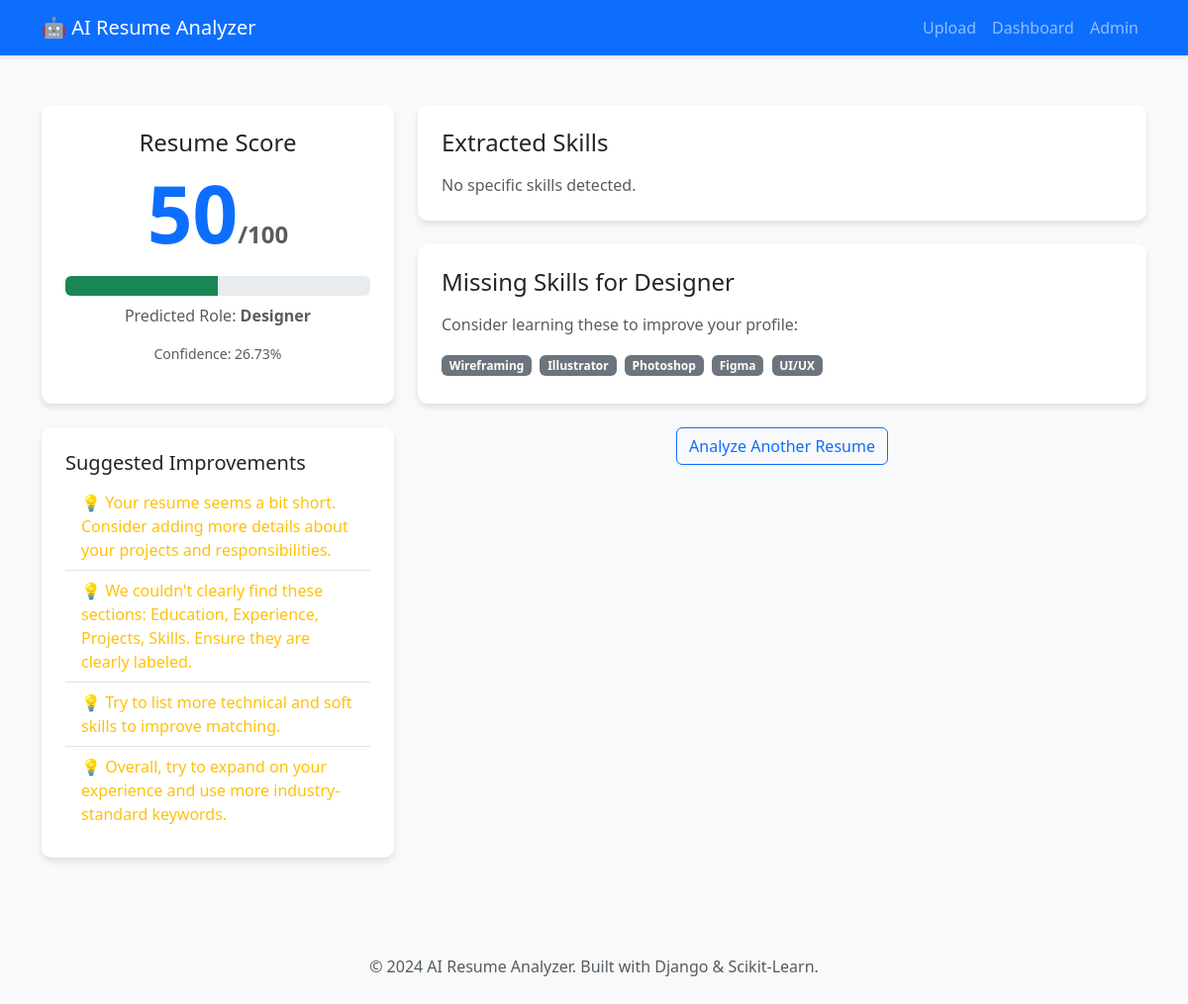
/result/14/, run on the app's committed database.
### resume_analyzer/models.py (models this page shows, shortened)
class Resume(models.Model):
    file = models.FileField(upload_to='resumes/')
    uploaded_at = models.DateTimeField(auto_now_add=True)
    predicted_role = models.CharField(max_length=100, blank=True, null=True)
    confidence_score = models.FloatField(default=0.0)
    score = models.IntegerField(default=0)
    extracted_skills = models.JSONField(default=list, blank=True)
    recommended_skills = models.JSONField(default=list, blank=True)

### resume_analyzer/views.py (the view)
# urls.py: path('result/<int:pk>/', views.resume_result, name='resume_result'),
def resume_result(request, pk):
    resume = get_object_or_404(Resume, pk=pk)
    text, _ = extract_text_from_pdf(resume.file.path)
    if not text:
         text = ""
    suggestions = get_improvement_suggestions(text, resume.extracted_skills, resume.score)
    context = {
        'resume': resume,
        'suggestions': suggestions
    }
    return render(request, 'result.html', context)

### ai/resume_parser.py (called while the page is built, shortened)
def extract_text_from_pdf(pdf_path):
    if not os.path.exists(pdf_path):
        return "", "File not found"

### ai/scorer.py (called while the page is built)
def get_improvement_suggestions(text, skills, score):
    suggestions = []
    word_count = len(text.split())
    if word_count < 300:
        suggestions.append("Your resume seems a bit short. Consider adding more details about your projects and responsibilities.")
    sections = ['education', 'experience', 'projects', 'skills']
    text_lower = text.lower()
    missing_sections = [s for s in sections if s not in text_lower]
    if missing_sections:
        suggestions.append(f"We couldn't clearly find these sections: {', '.join(missing_sections).title()}. Ensure they are clearly labeled.")
    if len(skills) < 5:
        suggestions.append("Try to list more technical and soft skills to improve matching.")
    if score < 70:
        suggestions.append("Overall, try to expand on your experience and use more industry-standard keywords.")
    return suggestions

### templates/result.html
{% extends 'base.html' %}
{% block content %}
<div class="row">
    <div class="col-md-4">
        <div class="card p-4 text-center mb-4">
            <h4>Resume Score</h4>
            <div class="display-1 fw-bold text-primary">{{ resume.score }}<span class="fs-4 text-muted">/100</span></div>
            <div class="progress mt-3" style="height: 20px;">
                <div class="progress-bar bg-success" role="progressbar" style="width: {{ resume.score }}%" aria-valuenow="{{ resume.score }}" aria-valuemin="0" aria-valuemax="100"></div>
            </div>
            <p class="mt-2 text-muted">Predicted Role: <strong>{{ resume.predicted_role }}</strong></p>
            <p class="text-muted small">Confidence: {{ resume.confidence_score }}%</p>
        </div>
        <div class="card p-4 mb-4">
            <h5>Suggested Improvements</h5>
            <ul class="list-group list-group-flush">
                {% for tip in suggestions %}
                <li class="list-group-item text-warning">💡 {{ tip }}</li>
                {% empty %}
                <li class="list-group-item text-success">✅ Great job! Your resume looks solid.</li>
                {% endfor %}
            </ul>
        </div>
    </div>
    <div class="col-md-8">
        <div class="card p-4 mb-4">
            <h4 class="mb-3">Extracted Skills</h4>
            <div>
                {% for skill in resume.extracted_skills %}
                <span class="badge bg-info text-dark me-1 mb-1">{{ skill }}</span>
                {% empty %}
                <span class="text-muted">No specific skills detected.</span>
                {% endfor %}
            </div>
        </div>
        <div class="card p-4 mb-4">
            <h4 class="mb-3">Missing Skills for {{ resume.predicted_role }}</h4>
            <p class="text-muted">Consider learning these to improve your profile:</p>
            <div>
                {% for skill in resume.recommended_skills %}
                <span class="badge bg-secondary me-1 mb-1">{{ skill }}</span>
                {% empty %}
                <span class="text-success">You have all the core skills for this role!</span>
                {% endfor %}
            </div>
        </div>
        <div class="text-center mt-4">
            <a href="{% url 'upload_resume' %}" class="btn btn-outline-primary">Analyze Another Resume</a>
        </div>
    </div>
</div>
{% endblock %}

### templates/base.html (style rules this page uses)
body { background-color: #f8f9fa; }
.card { box-shadow: 0 4px 6px rgba(0,0,0,.1); border: none; border-radius: 10px; }

### data on the page
Resume: score "50", predicted_role "Designer", confidence_score "26.73"

### other printed values
{{ tip }} "Your resume seems a bit short. Consider adding more details about your projects and responsibilities." "We couldn't clearly find these sections: Education, Experience, Projects, Skills. Ensure they are clearly labeled." "Try to list more technical and soft skills to improve matching." "Overall, try to expand on your experience and use more industry-standard keywords."
{{ skill }} "Wireframing" "Illustrator" "Photoshop" "Figma" "UI/UX"
